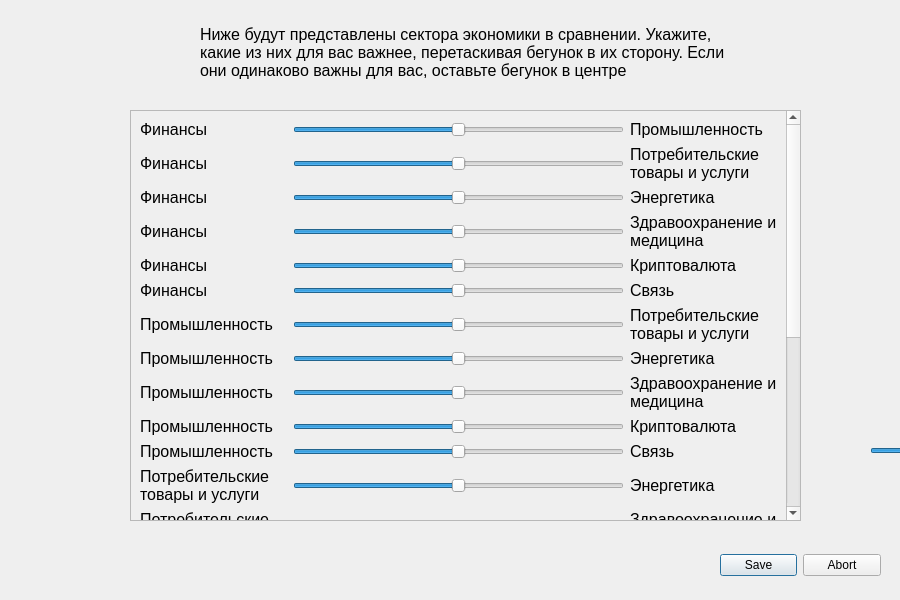
<?xml version="1.0" encoding="UTF-8"?>
<ui version="4.0">
 <class>part_two</class>
 <widget class="QWidget" name="part_two">
  <property name="geometry">
   <rect>
    <x>0</x>
    <y>0</y>
    <width>900</width>
    <height>600</height>
   </rect>
  </property>
  <property name="windowTitle">
   <string>Анкета, часть 3</string>
  </property>
  <widget class="QScrollArea" name="scrollArea">
   <property name="enabled">
    <bool>true</bool>
   </property>
   <property name="geometry">
    <rect>
     <x>130</x>
     <y>110</y>
     <width>671</width>
     <height>411</height>
    </rect>
   </property>
   <property name="widgetResizable">
    <bool>true</bool>
   </property>
   <widget class="QWidget" name="scrollAreaWidgetContents">
    <property name="geometry">
     <rect>
      <x>0</x>
      <y>0</y>
      <width>652</width>
      <height>820</height>
     </rect>
    </property>
    <layout class="QGridLayout" name="gridLayout_2">
     <item row="20" column="2">
      <widget class="QLabel" name="name_label_35">
       <property name="font">
        <font>
         <pointsize>12</pointsize>
        </font>
       </property>
       <property name="text">
        <string>Криптовалюта</string>
       </property>
       <property name="wordWrap">
        <bool>true</bool>
       </property>
      </widget>
     </item>
     <item row="14" column="0">
      <widget class="QLabel" name="name_label_17">
       <property name="font">
        <font>
         <pointsize>12</pointsize>
        </font>
       </property>
       <property name="text">
        <string>Потребительские товары и услуги</string>
       </property>
       <property name="wordWrap">
        <bool>true</bool>
       </property>
      </widget>
     </item>
     <item row="8" column="0">
      <widget class="QLabel" name="name_label_5">
       <property name="font">
        <font>
         <pointsize>12</pointsize>
        </font>
       </property>
       <property name="text">
        <string>Промышленность</string>
       </property>
       <property name="wordWrap">
        <bool>true</bool>
       </property>
      </widget>
     </item>
     <item row="3" column="0">
      <widget class="QLabel" name="name_label_11">
       <property name="font">
        <font>
         <pointsize>12</pointsize>
        </font>
       </property>
       <property name="text">
        <string>Финансы</string>
       </property>
       <property name="wordWrap">
        <bool>true</bool>
       </property>
      </widget>
     </item>
     <item row="22" column="0">
      <widget class="QLabel" name="name_label_46">
       <property name="font">
        <font>
         <pointsize>12</pointsize>
        </font>
       </property>
       <property name="text">
        <string>Криптовалюта</string>
       </property>
       <property name="wordWrap">
        <bool>true</bool>
       </property>
      </widget>
     </item>
     <item row="13" column="0">
      <widget class="QLabel" name="name_label_6">
       <property name="font">
        <font>
         <pointsize>12</pointsize>
        </font>
       </property>
       <property name="text">
        <string>Потребительские товары и услуги</string>
       </property>
       <property name="wordWrap">
        <bool>true</bool>
       </property>
      </widget>
     </item>
     <item row="18" column="0">
      <widget class="QLabel" name="name_label_19">
       <property name="font">
        <font>
         <pointsize>12</pointsize>
        </font>
       </property>
       <property name="text">
        <string>Энергетика</string>
       </property>
       <property name="wordWrap">
        <bool>true</bool>
       </property>
      </widget>
     </item>
     <item row="21" column="0">
      <widget class="QLabel" name="name_label_40">
       <property name="font">
        <font>
         <pointsize>12</pointsize>
        </font>
       </property>
       <property name="text">
        <string>Здравоохранение и медицина</string>
       </property>
       <property name="wordWrap">
        <bool>true</bool>
       </property>
      </widget>
     </item>
     <item row="19" column="2">
      <widget class="QLabel" name="name_label_42">
       <property name="font">
        <font>
         <pointsize>12</pointsize>
        </font>
       </property>
       <property name="text">
        <string>Связь</string>
       </property>
       <property name="wordWrap">
        <bool>true</bool>
       </property>
      </widget>
     </item>
     <item row="16" column="1">
      <widget class="QSlider" name="horizontalSlider_15">
       <property name="minimum">
        <number>-10</number>
       </property>
       <property name="maximum">
        <number>10</number>
       </property>
       <property name="orientation">
        <enum>Qt::Orientation::Horizontal</enum>
       </property>
      </widget>
     </item>
     <item row="17" column="1">
      <widget class="QSlider" name="horizontalSlider_16">
       <property name="minimum">
        <number>-10</number>
       </property>
       <property name="maximum">
        <number>10</number>
       </property>
       <property name="orientation">
        <enum>Qt::Orientation::Horizontal</enum>
       </property>
      </widget>
     </item>
     <item row="7" column="2">
      <widget class="QLabel" name="name_label_45">
       <property name="font">
        <font>
         <pointsize>12</pointsize>
        </font>
       </property>
       <property name="text">
        <string>Связь</string>
       </property>
       <property name="wordWrap">
        <bool>true</bool>
       </property>
      </widget>
     </item>
     <item row="7" column="1">
      <widget class="QSlider" name="horizontalSlider_6">
       <property name="minimum">
        <number>-10</number>
       </property>
       <property name="maximum">
        <number>10</number>
       </property>
       <property name="orientation">
        <enum>Qt::Orientation::Horizontal</enum>
       </property>
      </widget>
     </item>
     <item row="22" column="2">
      <widget class="QLabel" name="name_label_9">
       <property name="font">
        <font>
         <pointsize>12</pointsize>
        </font>
       </property>
       <property name="text">
        <string>Связь</string>
       </property>
       <property name="wordWrap">
        <bool>true</bool>
       </property>
      </widget>
     </item>
     <item row="15" column="1">
      <widget class="QSlider" name="horizontalSlider_14">
       <property name="minimum">
        <number>-10</number>
       </property>
       <property name="maximum">
        <number>10</number>
       </property>
       <property name="orientation">
        <enum>Qt::Orientation::Horizontal</enum>
       </property>
      </widget>
     </item>
     <item row="9" column="0">
      <widget class="QLabel" name="name_label_14">
       <property name="font">
        <font>
         <pointsize>12</pointsize>
        </font>
       </property>
       <property name="text">
        <string>Промышленность</string>
       </property>
       <property name="wordWrap">
        <bool>true</bool>
       </property>
      </widget>
     </item>
     <item row="9" column="2">
      <widget class="QLabel" name="name_label_27">
       <property name="font">
        <font>
         <pointsize>12</pointsize>
        </font>
       </property>
       <property name="text">
        <string>Энергетика</string>
       </property>
       <property name="wordWrap">
        <bool>true</bool>
       </property>
      </widget>
     </item>
     <item row="13" column="2">
      <widget class="QLabel" name="name_label_30">
       <property name="font">
        <font>
         <pointsize>12</pointsize>
        </font>
       </property>
       <property name="text">
        <string>Энергетика</string>
       </property>
       <property name="wordWrap">
        <bool>true</bool>
       </property>
      </widget>
     </item>
     <item row="5" column="1">
      <widget class="QSlider" name="horizontalSlider_4">
       <property name="minimum">
        <number>-10</number>
       </property>
       <property name="maximum">
        <number>10</number>
       </property>
       <property name="orientation">
        <enum>Qt::Orientation::Horizontal</enum>
       </property>
      </widget>
     </item>
     <item row="17" column="0">
      <widget class="QLabel" name="name_label_7">
       <property name="font">
        <font>
         <pointsize>12</pointsize>
        </font>
       </property>
       <property name="text">
        <string>Энергетика</string>
       </property>
       <property name="wordWrap">
        <bool>true</bool>
       </property>
      </widget>
     </item>
     <item row="8" column="2">
      <widget class="QLabel" name="name_label_26">
       <property name="font">
        <font>
         <pointsize>12</pointsize>
        </font>
       </property>
       <property name="text">
        <string>Потребительские товары и услуги</string>
       </property>
       <property name="wordWrap">
        <bool>true</bool>
       </property>
      </widget>
     </item>
     <item row="4" column="0">
      <widget class="QLabel" name="name_label_21">
       <property name="font">
        <font>
         <pointsize>12</pointsize>
        </font>
       </property>
       <property name="text">
        <string>Финансы</string>
       </property>
       <property name="wordWrap">
        <bool>true</bool>
       </property>
      </widget>
     </item>
     <item row="19" column="0">
      <widget class="QLabel" name="name_label_39">
       <property name="font">
        <font>
         <pointsize>12</pointsize>
        </font>
       </property>
       <property name="text">
        <string>Энергетика</string>
       </property>
       <property name="wordWrap">
        <bool>true</bool>
       </property>
      </widget>
     </item>
     <item row="5" column="2">
      <widget class="QLabel" name="name_label_24">
       <property name="font">
        <font>
         <pointsize>12</pointsize>
        </font>
       </property>
       <property name="text">
        <string>Здравоохранение и медицина</string>
       </property>
       <property name="wordWrap">
        <bool>true</bool>
       </property>
      </widget>
     </item>
     <item row="6" column="1">
      <widget class="QSlider" name="horizontalSlider_5">
       <property name="minimum">
        <number>-10</number>
       </property>
       <property name="maximum">
        <number>10</number>
       </property>
       <property name="orientation">
        <enum>Qt::Orientation::Horizontal</enum>
       </property>
      </widget>
     </item>
     <item row="9" column="1">
      <widget class="QSlider" name="horizontalSlider_8">
       <property name="minimum">
        <number>-10</number>
       </property>
       <property name="maximum">
        <number>10</number>
       </property>
       <property name="orientation">
        <enum>Qt::Orientation::Horizontal</enum>
       </property>
      </widget>
     </item>
     <item row="6" column="0">
      <widget class="QLabel" name="name_label_13">
       <property name="font">
        <font>
         <pointsize>12</pointsize>
        </font>
       </property>
       <property name="text">
        <string>Финансы</string>
       </property>
       <property name="wordWrap">
        <bool>true</bool>
       </property>
      </widget>
     </item>
     <item row="18" column="2">
      <widget class="QLabel" name="name_label_34">
       <property name="font">
        <font>
         <pointsize>12</pointsize>
        </font>
       </property>
       <property name="text">
        <string>Криптовалюта</string>
       </property>
       <property name="wordWrap">
        <bool>true</bool>
       </property>
      </widget>
     </item>
     <item row="10" column="1">
      <widget class="QSlider" name="horizontalSlider_9">
       <property name="minimum">
        <number>-10</number>
       </property>
       <property name="maximum">
        <number>10</number>
       </property>
       <property name="orientation">
        <enum>Qt::Orientation::Horizontal</enum>
       </property>
      </widget>
     </item>
     <item row="6" column="2">
      <widget class="QLabel" name="name_label_25">
       <property name="font">
        <font>
         <pointsize>12</pointsize>
        </font>
       </property>
       <property name="text">
        <string>Криптовалюта</string>
       </property>
       <property name="wordWrap">
        <bool>true</bool>
       </property>
      </widget>
     </item>
     <item row="12" column="1">
      <widget class="QSlider" name="horizontalSlider_11">
       <property name="minimum">
        <number>-10</number>
       </property>
       <property name="maximum">
        <number>10</number>
       </property>
       <property name="orientation">
        <enum>Qt::Orientation::Horizontal</enum>
       </property>
      </widget>
     </item>
     <item row="5" column="0">
      <widget class="QLabel" name="name_label_12">
       <property name="font">
        <font>
         <pointsize>12</pointsize>
        </font>
       </property>
       <property name="text">
        <string>Финансы</string>
       </property>
       <property name="wordWrap">
        <bool>true</bool>
       </property>
      </widget>
     </item>
     <item row="2" column="2">
      <widget class="QLabel" name="name_label_20">
       <property name="font">
        <font>
         <pointsize>12</pointsize>
        </font>
       </property>
       <property name="text">
        <string>Промышленность</string>
       </property>
       <property name="wordWrap">
        <bool>true</bool>
       </property>
      </widget>
     </item>
     <item row="10" column="0">
      <widget class="QLabel" name="name_label_15">
       <property name="font">
        <font>
         <pointsize>12</pointsize>
        </font>
       </property>
       <property name="text">
        <string>Промышленность</string>
       </property>
       <property name="wordWrap">
        <bool>true</bool>
       </property>
      </widget>
     </item>
     <item row="11" column="1">
      <widget class="QSlider" name="horizontalSlider_10">
       <property name="minimum">
        <number>-10</number>
       </property>
       <property name="maximum">
        <number>10</number>
       </property>
       <property name="orientation">
        <enum>Qt::Orientation::Horizontal</enum>
       </property>
      </widget>
     </item>
     <item row="16" column="2">
      <widget class="QLabel" name="name_label_43">
       <property name="font">
        <font>
         <pointsize>12</pointsize>
        </font>
       </property>
       <property name="text">
        <string>Связь</string>
       </property>
       <property name="wordWrap">
        <bool>true</bool>
       </property>
      </widget>
     </item>
     <item row="11" column="0">
      <widget class="QLabel" name="name_label_16">
       <property name="font">
        <font>
         <pointsize>12</pointsize>
        </font>
       </property>
       <property name="text">
        <string>Промышленность</string>
       </property>
       <property name="wordWrap">
        <bool>true</bool>
       </property>
      </widget>
     </item>
     <item row="16" column="0">
      <widget class="QLabel" name="name_label_38">
       <property name="font">
        <font>
         <pointsize>12</pointsize>
        </font>
       </property>
       <property name="text">
        <string>Потребительские товары и услуги</string>
       </property>
       <property name="wordWrap">
        <bool>true</bool>
       </property>
      </widget>
     </item>
     <item row="10" column="2">
      <widget class="QLabel" name="name_label_28">
       <property name="font">
        <font>
         <pointsize>12</pointsize>
        </font>
       </property>
       <property name="text">
        <string>Здравоохранение и медицина</string>
       </property>
       <property name="wordWrap">
        <bool>true</bool>
       </property>
      </widget>
     </item>
     <item row="15" column="0">
      <widget class="QLabel" name="name_label_18">
       <property name="font">
        <font>
         <pointsize>12</pointsize>
        </font>
       </property>
       <property name="text">
        <string>Потребительские товары и услуги</string>
       </property>
       <property name="wordWrap">
        <bool>true</bool>
       </property>
      </widget>
     </item>
     <item row="2" column="1">
      <widget class="QSlider" name="horizontalSlider">
       <property name="minimum">
        <number>-10</number>
       </property>
       <property name="maximum">
        <number>10</number>
       </property>
       <property name="orientation">
        <enum>Qt::Orientation::Horizontal</enum>
       </property>
      </widget>
     </item>
     <item row="3" column="2">
      <widget class="QLabel" name="name_label_22">
       <property name="font">
        <font>
         <pointsize>12</pointsize>
        </font>
       </property>
       <property name="text">
        <string>Потребительские товары и услуги</string>
       </property>
       <property name="wordWrap">
        <bool>true</bool>
       </property>
      </widget>
     </item>
     <item row="20" column="0">
      <widget class="QLabel" name="name_label_8">
       <property name="font">
        <font>
         <pointsize>12</pointsize>
        </font>
       </property>
       <property name="text">
        <string>Здравоохранение и медицина</string>
       </property>
       <property name="wordWrap">
        <bool>true</bool>
       </property>
      </widget>
     </item>
     <item row="12" column="0">
      <widget class="QLabel" name="name_label_37">
       <property name="font">
        <font>
         <pointsize>12</pointsize>
        </font>
       </property>
       <property name="text">
        <string>Промышленность</string>
       </property>
       <property name="wordWrap">
        <bool>true</bool>
       </property>
      </widget>
     </item>
     <item row="21" column="2">
      <widget class="QLabel" name="name_label_41">
       <property name="font">
        <font>
         <pointsize>12</pointsize>
        </font>
       </property>
       <property name="text">
        <string>Связь</string>
       </property>
       <property name="wordWrap">
        <bool>true</bool>
       </property>
      </widget>
     </item>
     <item row="14" column="2">
      <widget class="QLabel" name="name_label_31">
       <property name="font">
        <font>
         <pointsize>12</pointsize>
        </font>
       </property>
       <property name="text">
        <string>Здравоохранение и медицина</string>
       </property>
       <property name="wordWrap">
        <bool>true</bool>
       </property>
      </widget>
     </item>
     <item row="15" column="2">
      <widget class="QLabel" name="name_label_32">
       <property name="font">
        <font>
         <pointsize>12</pointsize>
        </font>
       </property>
       <property name="text">
        <string>Криптовалюта</string>
       </property>
       <property name="wordWrap">
        <bool>true</bool>
       </property>
      </widget>
     </item>
     <item row="3" column="1">
      <widget class="QSlider" name="horizontalSlider_2">
       <property name="minimum">
        <number>-10</number>
       </property>
       <property name="maximum">
        <number>10</number>
       </property>
       <property name="orientation">
        <enum>Qt::Orientation::Horizontal</enum>
       </property>
      </widget>
     </item>
     <item row="4" column="2">
      <widget class="QLabel" name="name_label_23">
       <property name="font">
        <font>
         <pointsize>12</pointsize>
        </font>
       </property>
       <property name="text">
        <string>Энергетика</string>
       </property>
       <property name="wordWrap">
        <bool>true</bool>
       </property>
      </widget>
     </item>
     <item row="2" column="0">
      <widget class="QLabel" name="name_label_10">
       <property name="font">
        <font>
         <pointsize>12</pointsize>
        </font>
       </property>
       <property name="text">
        <string>Финансы</string>
       </property>
       <property name="wordWrap">
        <bool>true</bool>
       </property>
      </widget>
     </item>
     <item row="13" column="1">
      <widget class="QSlider" name="horizontalSlider_12">
       <property name="minimum">
        <number>-10</number>
       </property>
       <property name="maximum">
        <number>10</number>
       </property>
       <property name="orientation">
        <enum>Qt::Orientation::Horizontal</enum>
       </property>
      </widget>
     </item>
     <item row="17" column="2">
      <widget class="QLabel" name="name_label_33">
       <property name="font">
        <font>
         <pointsize>12</pointsize>
        </font>
       </property>
       <property name="text">
        <string>Здравоохранение и медицина</string>
       </property>
       <property name="wordWrap">
        <bool>true</bool>
       </property>
      </widget>
     </item>
     <item row="14" column="1">
      <widget class="QSlider" name="horizontalSlider_13">
       <property name="minimum">
        <number>-10</number>
       </property>
       <property name="maximum">
        <number>10</number>
       </property>
       <property name="orientation">
        <enum>Qt::Orientation::Horizontal</enum>
       </property>
      </widget>
     </item>
     <item row="7" column="0">
      <widget class="QLabel" name="name_label_36">
       <property name="font">
        <font>
         <pointsize>12</pointsize>
        </font>
       </property>
       <property name="text">
        <string>Финансы</string>
       </property>
       <property name="wordWrap">
        <bool>true</bool>
       </property>
      </widget>
     </item>
     <item row="12" column="2">
      <widget class="QLabel" name="name_label_44">
       <property name="font">
        <font>
         <pointsize>12</pointsize>
        </font>
       </property>
       <property name="text">
        <string>Связь</string>
       </property>
       <property name="wordWrap">
        <bool>true</bool>
       </property>
      </widget>
     </item>
     <item row="11" column="2">
      <widget class="QLabel" name="name_label_29">
       <property name="font">
        <font>
         <pointsize>12</pointsize>
        </font>
       </property>
       <property name="text">
        <string>Криптовалюта</string>
       </property>
       <property name="wordWrap">
        <bool>true</bool>
       </property>
      </widget>
     </item>
     <item row="4" column="1">
      <widget class="QSlider" name="horizontalSlider_3">
       <property name="minimum">
        <number>-10</number>
       </property>
       <property name="maximum">
        <number>10</number>
       </property>
       <property name="orientation">
        <enum>Qt::Orientation::Horizontal</enum>
       </property>
      </widget>
     </item>
     <item row="8" column="1">
      <widget class="QSlider" name="horizontalSlider_7">
       <property name="minimum">
        <number>-10</number>
       </property>
       <property name="maximum">
        <number>10</number>
       </property>
       <property name="orientation">
        <enum>Qt::Orientation::Horizontal</enum>
       </property>
      </widget>
     </item>
     <item row="18" column="1">
      <widget class="QSlider" name="horizontalSlider_18">
       <property name="minimum">
        <number>-10</number>
       </property>
       <property name="maximum">
        <number>10</number>
       </property>
       <property name="orientation">
        <enum>Qt::Orientation::Horizontal</enum>
       </property>
      </widget>
     </item>
     <item row="19" column="1">
      <widget class="QSlider" name="horizontalSlider_19">
       <property name="minimum">
        <number>-10</number>
       </property>
       <property name="maximum">
        <number>10</number>
       </property>
       <property name="orientation">
        <enum>Qt::Orientation::Horizontal</enum>
       </property>
      </widget>
     </item>
     <item row="20" column="1">
      <widget class="QSlider" name="horizontalSlider_20">
       <property name="minimum">
        <number>-10</number>
       </property>
       <property name="maximum">
        <number>10</number>
       </property>
       <property name="orientation">
        <enum>Qt::Orientation::Horizontal</enum>
       </property>
      </widget>
     </item>
     <item row="21" column="1">
      <widget class="QSlider" name="horizontalSlider_21">
       <property name="minimum">
        <number>-10</number>
       </property>
       <property name="maximum">
        <number>10</number>
       </property>
       <property name="orientation">
        <enum>Qt::Orientation::Horizontal</enum>
       </property>
      </widget>
     </item>
     <item row="22" column="1">
      <widget class="QSlider" name="horizontalSlider_22">
       <property name="minimum">
        <number>-10</number>
       </property>
       <property name="maximum">
        <number>10</number>
       </property>
       <property name="orientation">
        <enum>Qt::Orientation::Horizontal</enum>
       </property>
      </widget>
     </item>
    </layout>
   </widget>
  </widget>
  <widget class="QDialogButtonBox" name="buttons_next">
   <property name="geometry">
    <rect>
     <x>720</x>
     <y>550</y>
     <width>161</width>
     <height>31</height>
    </rect>
   </property>
   <property name="standardButtons">
    <set>QDialogButtonBox::StandardButton::Abort|QDialogButtonBox::StandardButton::Save</set>
   </property>
  </widget>
  <widget class="QLabel" name="name_label_2">
   <property name="geometry">
    <rect>
     <x>200</x>
     <y>10</y>
     <width>544</width>
     <height>84</height>
    </rect>
   </property>
   <property name="font">
    <font>
     <pointsize>12</pointsize>
    </font>
   </property>
   <property name="text">
    <string>Ниже будут представлены сектора экономики в сравнении. Укажите, какие из них для вас важнее, перетаскивая бегунок в их сторону. Если они одинаково важны для вас, оставьте бегунок в центре</string>
   </property>
   <property name="wordWrap">
    <bool>true</bool>
   </property>
  </widget>
  <widget class="QSlider" name="horizontalSlider_17">
   <property name="geometry">
    <rect>
     <x>870</x>
     <y>440</y>
     <width>364</width>
     <height>22</height>
    </rect>
   </property>
   <property name="minimum">
    <number>-10</number>
   </property>
   <property name="maximum">
    <number>10</number>
   </property>
   <property name="orientation">
    <enum>Qt::Orientation::Horizontal</enum>
   </property>
  </widget>
 </widget>
 <resources/>
 <connections/>
</ui>
